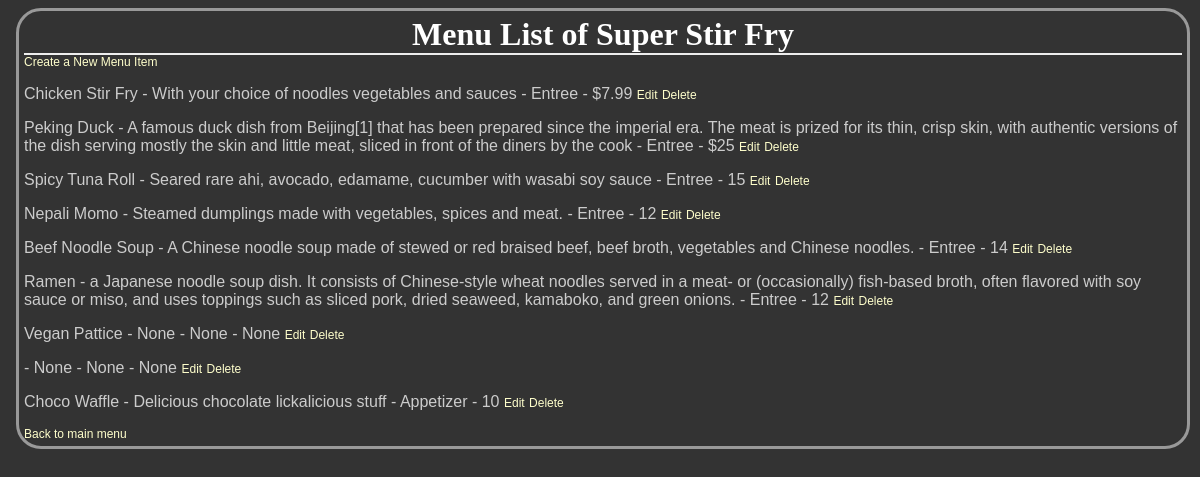
Page /restaurants/11/menu/ on the committed database.
### database_setup.py (models this page shows, shortened)
class Restaurant(Base):
    __tablename__ = 'restaurant'
    id = Column(Integer,primary_key=True)
    name = Column(String(250),nullable=False)

class MenuItem(Base):
    __tablename__ = 'menu_item'
    name = Column(String(80), nullable=False)
    id = Column(Integer,primary_key=True)
    course = Column(String(250))
    description = Column(String(250))
    price = Column(String(8))
    restaurant_id = Column(Integer, ForeignKey('restaurant.id'))
    restaurant = relationship(Restaurant)

### FinalProject.py (the view)
@app.route('/restaurants/<int:restaurant_id>/menu/')
def showMenu(restaurant_id):
    restaurant = session.query(Restaurant).filter_by(id=restaurant_id).one()
    items = session.query(MenuItem).filter_by(restaurant_id=restaurant_id) #fetches all those lickalicious menu items of the restaurant
    return render_template('menu.html',restaurant=restaurant,items=items)

### templates/menu.html (shortened to what this page needs)
<html>
<head>
	<link rel=stylesheet type=text/css href="{{ url_for('static', filename='styles.css') }}">
</head>
	<body>
	<div class = 'pane'>
		<div class = 'header'>
          		<h1>Menu List of {{restaurant.name}}</h1>
		</div>
    	     <a href = "{{url_for('newMenu',restaurant_id=restaurant.id)}}">Create a New Menu Item</a>
		{% for i in items %}
      		<p>{{i.name}} - {{i.description}} - {{i.course}} - {{i.price}}
	<a href="{{url_for('editMenu',restaurant_id=restaurant.id,menu_id=i.id)}}" >Edit</a>
	<a href="{{url_for('deleteMenu',restaurant_id=restaurant.id,menu_id=i.id)}}"  >Delete</a>
    </p>
		{% endfor %}
    <a href = "{{url_for('showRestaurants')}}">Back to main menu</a>
</div>
	</body>
</html>

### static/styles.css (style rules this page uses)
body { font-family: sans-serif; background-color: #333333 }
h1, h2, h3, h4 { color: #ffffff; }
h1, h2 { font-family: 'georgia', serif; margin: 0; }
h1 { border-bottom: 2px solid #eee; }
p, dd, dt { color: #cccccc; }
a { text-decoration: none; color: #ffffcc; font-size: .75em; }
.pane { position: relative; left: 3px; right: 3px; border: 3px solid #73AD21; border-radius: 25px; padding: 5px; margin: 5px; border-color: #999999; background-color: #333333 }
.header { left: 50%; text-align: center; }

### rows in the picture
Restaurant: name "Super Stir Fry"
MenuItem: name "Chicken Stir Fry", description "With your choice of noodles vegetables and sauces", course "Entree", price "$7.99"
MenuItem: name "Peking Duck", description "A famous duck dish from Beijing[1] that has been prepared since the imperial era. The meat is prized for its thin, crisp skin, with authentic versions of the dish serving mostly the skin and little meat, sliced in front of the diners by the cook", course "Entree", price "$25"
MenuItem: name "Spicy Tuna Roll", description "Seared rare ahi, avocado, edamame, cucumber with wasabi soy sauce", course "Entree", price "15"
MenuItem: name "Nepali Momo", description "Steamed dumplings made with vegetables, spices and meat.", course "Entree", price "12"
MenuItem: name "Beef Noodle Soup", description "A Chinese noodle soup made of stewed or red braised beef, beef broth, vegetables and Chinese noodles.", course "Entree", price "14"
MenuItem: name "Ramen", description "a Japanese noodle soup dish. It consists of Chinese-style wheat noodles served in a meat- or (occasionally) fish-based broth, often flavored with soy sauce or miso, and uses toppings such as sliced pork, dried seaweed, kamaboko, and green onions.", course "Entree", price "12"
MenuItem: name "Vegan Pattice", description "None", course "None", price "None"
MenuItem: description "None", course "None", price "None"
MenuItem: name "Choco Waffle", description "Delicious chocolate lickalicious stuff", course "Appetizer", price "10"
